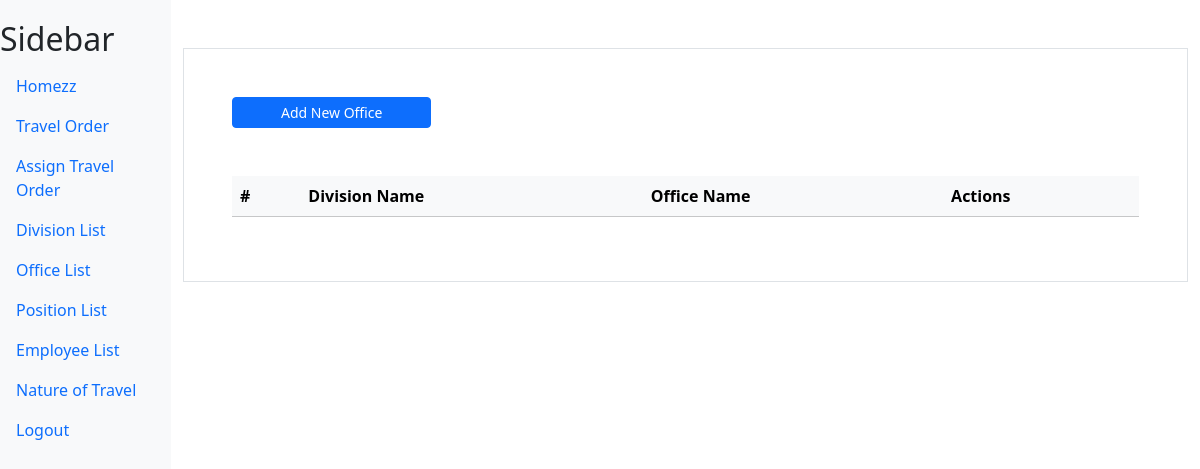
The page /office/ (signed in) on the database as committed earlier.
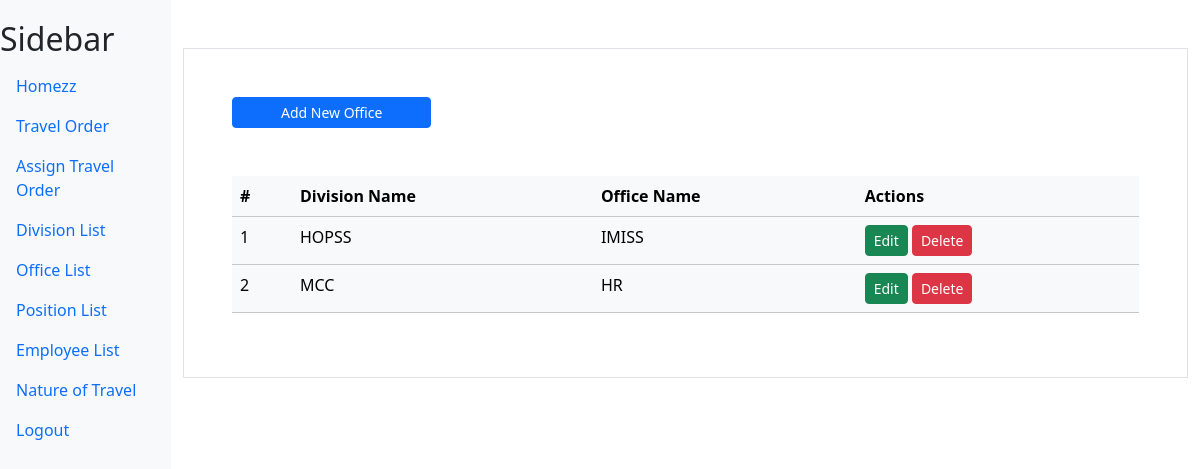
The same page on the database as committed later.
### myapp/models.py (models this page shows)
class Office(models.Model):
    office_name = models.CharField(max_length=100, verbose_name="Office")
    division = models.ForeignKey(Division,on_delete=models.CASCADE)

class Division(models.Model):
    division_name = models.CharField(max_length=100, verbose_name="Division")

### myapp/views.py (the view, shortened to what this page needs)
# urls.py: path('office/',views.office,name='office'),
@login_required
def office(request):
    division = Division.objects.all()
    office = Office.objects.all()
    context = {"division_list":division,"office_list":office}
    return render(request,'myapp/office.html',context)

### myapp/templates/myapp/office.html (shortened to what this page needs)
{% extends "myapp/base.html" %}
{% block content %}
<div class="container mt-5 p-5 border">
    <div class="">
        <a href="" class="btn btn-primary px-5 btn-sm" data-bs-toggle="modal" data-bs-target="#addModal">Add New Office</a>
    </div>
    <table class="table mt-5 table-light">
        <thead>
            <tr>
                <th scope="col">#</th>
                <th scope="col">Division Name</th>
                <th scope="col">Office Name</th>
                <th scope="col">Actions</th>
            </tr>
        </thead>
        <tbody>
            {% for office in office_list %}
            <tr>
                <td>{{ forloop.counter }}</td>
                <td>{{ office.division.division_name }}</td>
                <td>{{ office.office_name }}</td>
                <td>
                    <a href="" class="btn btn-success btn-sm" data-bs-toggle="modal" data-bs-target="#updateModal_{{ office.id }}">Edit</a>
                    <a href="" class="btn btn-danger btn-sm" data-bs-toggle="modal" data-bs-target="#deleteModal_{{ office.id }}">Delete</a>
                </td>
            </tr>
            {% endfor %}
        </tbody>
    </table>
</div>
{% endblock content %}

Rows that differ between the two databases and show on the page:
added Office: division.division_name "HOPSS", office_name "IMISS"
added Office: division.division_name "MCC", office_name "HR"
